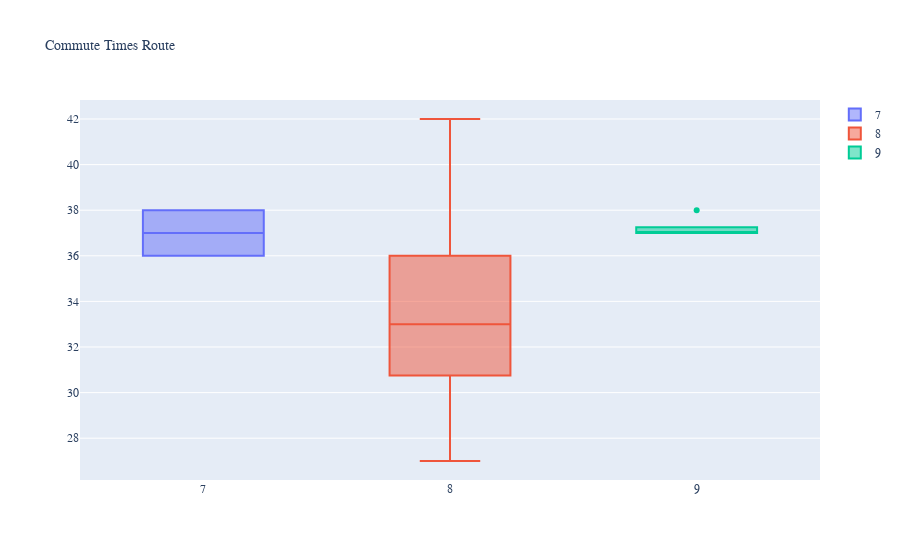

The code cell stored with this chart in its notebook:
### Code cell
ids = [7,8,9]

fig = go.Figure()
for i in ids:
    new = sdf.where(sdf['route_id']==i)

    
    fig.add_trace(go.Box(y=(new["duration"] / 60).round(0), name=i))

fig.update_layout(title_text="Commute Times Route",
              title_font_size=14,
              font_family="courier new"
             )   
fig.show()

### Figure 1 — Plotly figure (JSON) as saved in the notebook; plotly's stock layout.template omitted (floating-point values rounded to 4 significant figures)
{"data": [{"name": "7", "type": "box", "y": [null, null, null, null, null, 36, null, null, null, null, null, null, null, null, null, null, null, null, null, null, null, null, null, null, null, null, null, null, null, null, null, null, null, null, null, null, null, null, null, null, null, null, null, null, null, null, null, null, null, null, null, null, null, null, null, null, null, null, 38, null, null, null, null, null, null, null, null, null, null, null, null, null, null, null, null, null, null, null, null, null, null, null, null, null, null, null, null, null, null, null, null, null, null, null]}, {"name": "8", "type": "box", "y": [null, 31, null, null, 30, null, null, null, 29, null, 42, 34, 42, 37, 33, 39, 33, 35, 39, null, 41, 29, null, 35, 31, 32, 29, 40, 28, 35, 37, 33, null, null, 31, null, 36, 30, 30, null, 30, 33, 32, 34, 38, 37, 31, null, 35, null, 35, 29, 31, 31, 40, 35, null, 36, null, 33, 39, 35, 36, 36, 37, 33, 32, 37, 29, 27, 36, null, null, null, null, 35, null, null, 30, 38, 30, 33, 30, null, 31, 29, 33, 31, 33, null, 34, 30, 31, 29]}, {"name": "9", "type": "box", "y": [null, null, 37, 37, null, null, null, 38, null, 37, null, null, null, null, null, null, null, null, null, null, null, null, null, null, null, null, null, null, null, null, null, null, null, null, null, null, null, null, null, null, null, null, null, null, null, null, null, null, null, null, null, null, null, null, null, null, null, null, null, null, null, null, null, null, null, null, null, null, null, null, null, null, null, 37, null, null, null, null, null, null, null, null, null, null, null, null, null, null, null, null, null, null, null, null]}], "layout": {"font": {"family": "courier new"}, "title": {"font": {"size": 14}, "text": "Commute Times Route"}}}
